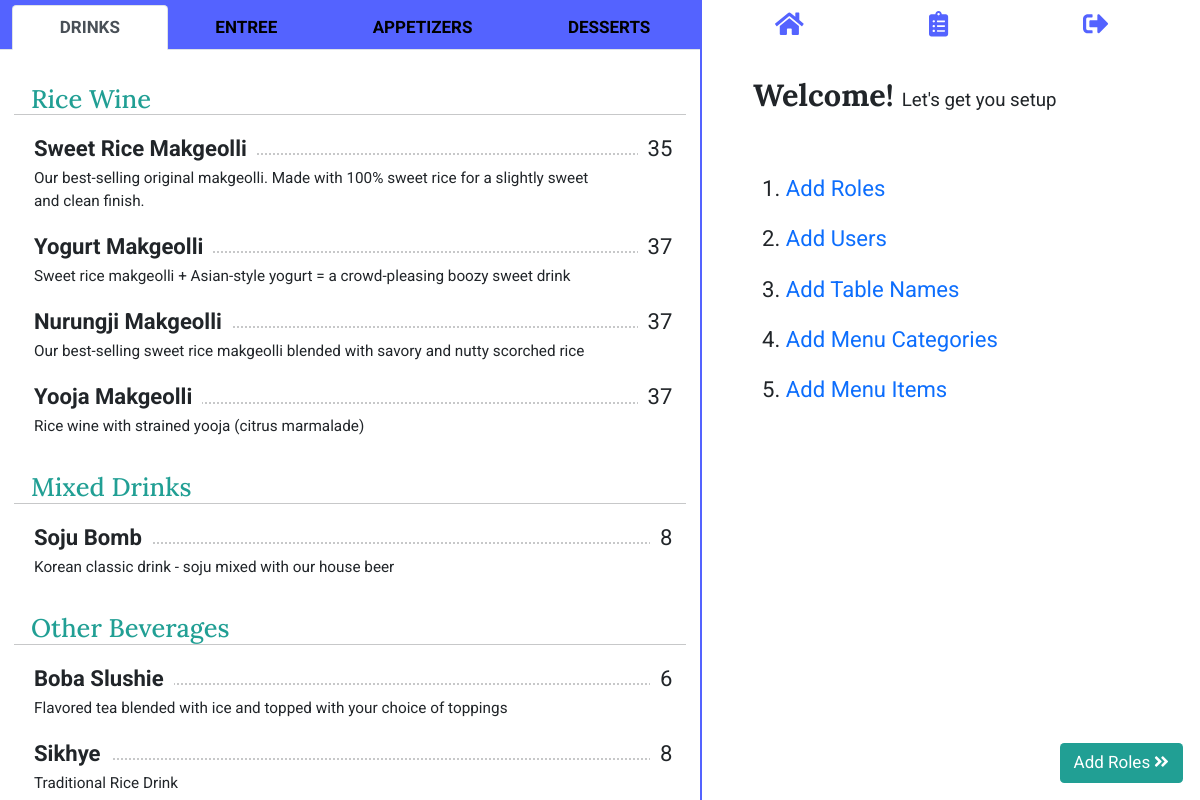
The app's page /setup with its own data.
### tables.py (models this page shows)
class Category(db.Model):
    __tablename__ = "category"
    id = db.Column(db.Integer, primary_key=True)
    name = db.Column(db.String(30), nullable=False)
    items = relationship("MenuItem", back_populates="category")
    sections = relationship("Section", back_populates="category")
    status = db.Column(db.String(50), nullable=False)

class Section(db.Model):
    __tablename__ = "section"
    id = db.Column(db.Integer, primary_key=True)
    name = db.Column(db.String(50), nullable=False)
    items = relationship("MenuItem", back_populates="section")
    category_id = db.Column(db.Integer, db.ForeignKey("category.id"))
    category = relationship("Category", back_populates="sections")
    status = db.Column(db.String(50), nullable=False)

class MenuItem(db.Model):
    __tablename__ = "item"
    id = db.Column(db.Integer, primary_key=True)
    name = db.Column(db.String(30), nullable=False, unique=True)
    price = db.Column(db.Integer, nullable=False)
    description = db.Column(db.String(120), nullable=True)
    mods = relationship("ItemMod", back_populates="item")
    category_id = db.Column(db.Integer, db.ForeignKey("category.id"))
    category = relationship("Category", back_populates="items")
    section_id = db.Column(db.Integer, db.ForeignKey("section.id"))
    section = relationship("Section", back_populates="items")
    order_items = relationship("OrderItem", back_populates="item")
    status = db.Column(db.String(50), nullable=False)

### main.py (the view, shortened to what this page needs)
@app.route('/setup', methods=['GET', 'POST'])
def setup():
    menu, categories, sections = menu_create()
    user_count = db.session.query(User).count()
    return render_template('settings.html', menu=menu, categories=categories, sections=sections)

### main.py (called while the page is built)
def menu_create():
    menu = MenuItem.query.filter(MenuItem.status == "active").all()
    categories = Category.query.filter(Category.status == "active").all()
    sections = Section.query.filter(Section.status == "active").all()
    return menu, categories, sections

### templates/settings.html
{% block content %}
{% include "header.html" %}
<div class="container">
    <div class="row main-row">
        <div class="col-md-7 left-side">
            {% include "menu.html" %}
        </div>
        <div class="col-md-5 right-side">
            {% include "navbar.html" %}
            {% if 'setup' in url_for(request.endpoint): %}
            <h1 class="right-heading">
                Welcome!
                <span class="right-subheading">
                    Let's get you setup
                </span>
            </h1>
            {% else: %}
            <h1 class="right-heading">
                SETTINGS
            </h1>
            {% endif %}
            <ol class="settings">
                <li>
                    <a href="{{ url_for('add_role') }}">
                        {% if 'setup' in url_for(request.endpoint): %}
                        Add
                        {% else: %}
                        Edit
                        {% endif %}Roles
                    </a>
                </li>
                <li>
                    <a href="{{ url_for('add_user') }}">
                        {% if 'setup' in url_for(request.endpoint): %}
                        Add
                        {% else: %}
                        Edit
                        {% endif %}Users
                    </a>
                </li>
                <li>
                    <a href="{{ url_for('add_table') }}">
                        {% if 'setup' in url_for(request.endpoint): %}
                        Add
                        {% else: %}
                        Edit
                        {% endif %} Table Names
                    </a>
                </li>
                <li>
                    <a href="{{ url_for('add_category') }}">
                        {% if 'setup' in url_for(request.endpoint): %}
                        Add
                        {% else: %}
                        Edit
                        {% endif %} Menu Categories
                    </a>
                </li>
                <li>
                    <a href="{{ url_for('add_item') }}">
                        {% if 'setup' in url_for(request.endpoint): %}
                        Add
                        {% else: %}
                        Edit
                        {% endif %} Menu Items
                    </a>
                </li>
            </ol>
            {% if 'setup' in url_for(request.endpoint): %}
            <a class="btn next-btn" href="{{ url_for('add_role') }}" type="button">
                Add Roles
                <i class="fas fa-angle-double-right"></i>
            </a>
            {% endif %}
        </div>
    </div>
</div>
{% endblock %}

### templates/menu.html (shortened to what this page needs)
<div class="menu-box">
  <ul class="menu-tabs nav nav-tabs nav-fill" role="tablist">
    {% for category in categories: %}
    {% if loop.first %}
    <li class="nav-item" role="presentation">
      <button aria-controls="{{ category.name }}" aria-selected="true" class="nav-link active" data-bs-target="#{{ category.name }}" data-bs-toggle="tab" id="{{ category.name }}-tab" role="tab" type="button">
        {{ category.name }}
      </button>
    </li>
    {% else: %}
    <li class="nav-item" role="presentation">
      <button aria-controls="{{ category.name }}" aria-selected="false" class="nav-link" data-bs-target="#{{ category.name }}" data-bs-toggle="tab" id="{{ category.name }}-tab" role="tab" type="button">
        {{ category.name }}
      </button>
    </li>
    {% endif %}
    {% endfor %}
  </ul>
  <div class="menu-content tab-content" id="nav-tabContent">
    {% for category in categories: %}
    <div aria-labelledby="{{ category.name }}-tab" class="tab-pane fade show {% if loop.first %}active{% endif %}" id="{{ category.name }}" role="tabpanel">
      {% for section in sections: %}
      {% if section.category.id == category.id: %}
      <h1 class="menu-section-header">
        {{ section.name }}
      </h1>
      <hr />
      {% endif %}
      {% for item in menu: %}
      {% if item.category.name == category.name and item.section.name == section.name: %}
      <div class="item">
        <span class="item-name">
          {{ item.name }}
        </span>
        <span class="menu-price">
          {{ item.price }}
        </span>
        <hr class="dots" />
        <p class="menu-description">
          {{ item.description }}
        </p>
      </div>
      {% endif %}
      {% endfor %}
      {% endfor %}
    </div>
    {% endfor %}
  </div>
</div>

### static/main.css (style rules this page uses)
:root { font-size: 17px; padding: 0; margin: 0; }
body { font-family: 'Roboto', sans-serif; }
a { text-decoration: none; }
ol li { padding: 0.5rem 0; }
.container { padding: 0; margin: 0; }
.main-row { width: 100vw; margin: 0; padding: 0; }
.left-side { position: relative; height: 100vh; padding: 0; }
.right-side { float: right; height: 100vh; border-left: 2px solid #5463FF; padding: 0; }
.next-btn { position: fixed; bottom: 1rem; right: 1rem; text-decoration: none; background-color: #219F94; color: white; }

### static/menu.css (style rules this page uses)
.menu-box { max-height: 100%; overflow: auto; }
.menu-tabs { padding: 5px 1% 0; position: -webkit-sticky; position: sticky; top: 0; background-color: #5463FF; width: 100%; z-index: 1; }
.nav-link { color: black; font-weight: bold; background-color: #757eff; margin: 0 5px; }
.menu-content { padding: 0 2%; margin: 0; }
.menu-section-header { font-size: 1.5rem; margin: 2rem 1rem 0; font-family: 'Lora', serif; color: #219F94; }
hr { margin: 0 auto 1rem; width: 100%; }
.item { width: 100%; padding-left: 20px; }
hr.dots { border-top: 2px dotted #fefefe; width: 95%; position: relative; top: -0.7rem; z-index: -1; margin: 0; }
.item-name { font-weight: bold; padding-right: 10px; font-size: 1.3rem; background-color: white; }
.menu-price { font-size: 1.3rem; background-color: white; position: relative; float: right; margin: 0 0.8rem; padding-left: 10px; }
.menu-description { font-size: 0.9rem; margin-right: 5rem; }

### static/settings.css (style rules this page uses)
.right-heading { font-family: 'Lora', serif; font-size: 1.8rem; font-weight: bold; padding: 1rem 0 0; position: relative; left: 3rem; width: 75% }
.right-subheading { font-family: 'Roboto', sans-serif; font-size: 1.1rem; font-weight: normal; }
.settings { font-size: 1.3rem; margin: 10%; }

### records on screen
Category: name "DRINKS"
Category: name "ENTREE"
Category: name "APPETIZERS"
Category: name "DESSERTS"
Section: name "Rice Wine"
MenuItem: name "Sweet Rice Makgeolli", price "35", description "Our best-selling original makgeolli. Made with 100% sweet rice for a slightly sweet and clean finish."
MenuItem: name "Yogurt Makgeolli", price "37", description "Sweet rice makgeolli + Asian-style yogurt = a crowd-pleasing boozy sweet drink"
MenuItem: name "Nurungji Makgeolli", price "37", description "Our best-selling sweet rice makgeolli blended with savory and nutty scorched rice"
MenuItem: name "Yooja Makgeolli", price "37", description "Rice wine with strained yooja (citrus marmalade)"
Section: name "Mixed Drinks"
MenuItem: name "Soju Bomb", price "8", description "Korean classic drink - soju mixed with our house beer"
Section: name "Other Beverages"
MenuItem: name "Boba Slushie", price "6", description "Flavored tea blended with ice and topped with your choice of toppings"
MenuItem: name "Sikhye", price "8", description "Traditional Rice Drink"
